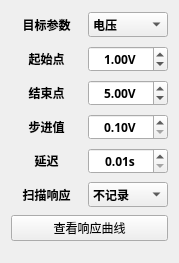
                      <widget class="QWidget" name="scrollAreaWidgetContents_2">
                       <property name="geometry">
                        <rect>
                         <x>0</x>
                         <y>0</y>
                         <width>179</width>
                         <height>263</height>
                        </rect>
                       </property>
                       <layout class="QVBoxLayout" name="verticalLayout_16">
                        <item>
                         <layout class="QHBoxLayout" name="horizontalLayout_14" stretch="1,2">
                          <property name="spacing">
                           <number>6</number>
                          </property>
                          <item>
                           <widget class="QLabel" name="label_11">
                            <property name="minimumSize">
                             <size>
                              <width>0</width>
                              <height>28</height>
                             </size>
                            </property>
                            <property name="font">
                             <font>
                              <family>Sarasa Fixed SC SemiBold</family>
                              <bold>true</bold>
                             </font>
                            </property>
                            <property name="text">
                             <string>目标参数</string>
                            </property>
                            <property name="alignment">
                             <set>Qt::AlignCenter</set>
                            </property>
                            <property name="margin">
                             <number>6</number>
                            </property>
                           </widget>
                          </item>
                          <item>
                           <widget class="QComboBox" name="comboSweepTarget">
                            <property name="maximumSize">
                             <size>
                              <width>80</width>
                              <height>16777215</height>
                             </size>
                            </property>
                            <property name="font">
                             <font>
                              <family>Sarasa Fixed SC SemiBold</family>
                              <bold>true</bold>
                             </font>
                            </property>
                            <property name="sizeAdjustPolicy">
                             <enum>QComboBox::AdjustToContentsOnFirstShow</enum>
                            </property>
                            <item>
                             <property name="text">
                              <string>电压</string>
                             </property>
                            </item>
                            <item>
                             <property name="text">
                              <string>电流</string>
                             </property>
                            </item>
                           </widget>
                          </item>
                         </layout>
                        </item>
                        <item>
                         <layout class="QHBoxLayout" name="horizontalLayout_15" stretch="1,2">
                          <item>
                           <widget class="QLabel" name="label_15">
                            <property name="minimumSize">
                             <size>
                              <width>0</width>
                              <height>28</height>
                             </size>
                            </property>
                            <property name="font">
                             <font>
                              <family>Sarasa Fixed SC SemiBold</family>
                              <bold>true</bold>
                             </font>
                            </property>
                            <property name="text">
                             <string>起始点</string>
                            </property>
                            <property name="alignment">
                             <set>Qt::AlignCenter</set>
                            </property>
                            <property name="margin">
                             <number>6</number>
                            </property>
                           </widget>
                          </item>
                          <item>
                           <widget class="QDoubleSpinBox" name="spinBoxSweepStart">
                            <property name="maximumSize">
                             <size>
                              <width>80</width>
                              <height>16777215</height>
                             </size>
                            </property>
                            <property name="font">
                             <font>
                              <family>Sarasa Fixed SC SemiBold</family>
                              <bold>true</bold>
                             </font>
                            </property>
                            <property name="alignment">
                             <set>Qt::AlignCenter</set>
                            </property>
                            <property name="suffix">
                             <string>V</string>
                            </property>
                            <property name="decimals">
                             <number>2</number>
                            </property>
                            <property name="minimum">
                             <double>0.000000000000000</double>
                            </property>
                            <property name="maximum">
                             <double>30.000000000000000</double>
                            </property>
                            <property name="singleStep">
                             <double>0.100000000000000</double>
                            </property>
                            <property name="stepType">
                             <enum>QAbstractSpinBox::AdaptiveDecimalStepType</enum>
                            </property>
                            <property name="value">
                             <double>1.000000000000000</double>
                            </property>
                           </widget>
                          </item>
                         </layout>
                        </item>
                        <item>
                         <layout class="QHBoxLayout" name="horizontalLayout_16" stretch="1,2">
                          <item>
                           <widget class="QLabel" name="label_16">
                            <property name="minimumSize">
                             <size>
                              <width>0</width>
                              <height>28</height>
                             </size>
                            </property>
                            <property name="font">
                             <font>
                              <family>Sarasa Fixed SC SemiBold</family>
                              <bold>true</bold>
                             </font>
                            </property>
                            <property name="text">
                             <string>结束点</string>
                            </property>
                            <property name="alignment">
                             <set>Qt::AlignCenter</set>
                            </property>
                            <property name="margin">
                             <number>6</number>
                            </property>
                           </widget>
                          </item>
                          <item>
                           <widget class="QDoubleSpinBox" name="spinBoxSweepStop">
                            <property name="maximumSize">
                             <size>
                              <width>80</width>
                              <height>16777215</height>
                             </size>
                            </property>
                            <property name="font">
                             <font>
                              <family>Sarasa Fixed SC SemiBold</family>
                              <bold>true</bold>
                             </font>
                            </property>
                            <property name="alignment">
                             <set>Qt::AlignCenter</set>
                            </property>
                            <property name="suffix">
                             <string>V</string>
                            </property>
                            <property name="decimals">
                             <number>2</number>
                            </property>
                            <property name="minimum">
                             <double>0.000000000000000</double>
                            </property>
                            <property name="maximum">
                             <double>30.000000000000000</double>
                            </property>
                            <property name="singleStep">
                             <double>0.100000000000000</double>
                            </property>
                            <property name="stepType">
                             <enum>QAbstractSpinBox::AdaptiveDecimalStepType</enum>
                            </property>
                            <property name="value">
                             <double>5.000000000000000</double>
                            </property>
                           </widget>
                          </item>
                         </layout>
                        </item>
                        <item>
                         <layout class="QHBoxLayout" name="horizontalLayout_17" stretch="1,2">
                          <item>
                           <widget class="QLabel" name="label_17">
                            <property name="minimumSize">
                             <size>
                              <width>0</width>
                              <height>28</height>
                             </size>
                            </property>
                            <property name="font">
                             <font>
                              <family>Sarasa Fixed SC SemiBold</family>
                              <bold>true</bold>
                             </font>
                            </property>
                            <property name="text">
                             <string>步进值</string>
                            </property>
                            <property name="alignment">
                             <set>Qt::AlignCenter</set>
                            </property>
                            <property name="margin">
                             <number>6</number>
                            </property>
                           </widget>
                          </item>
                          <item>
                           <widget class="QDoubleSpinBox" name="spinBoxSweepStep">
                            <property name="maximumSize">
                             <size>
                              <width>80</width>
                              <height>16777215</height>
                             </size>
                            </property>
                            <property name="font">
                             <font>
                              <family>Sarasa Fixed SC SemiBold</family>
                              <bold>true</bold>
                             </font>
                            </property>
                            <property name="alignment">
                             <set>Qt::AlignCenter</set>
                            </property>
                            <property name="suffix">
                             <string>V</string>
                            </property>
                            <property name="decimals">
                             <number>2</number>
                            </property>
                            <property name="minimum">
                             <double>0.100000000000000</double>
                            </property>
                            <property name="maximum">
                             <double>30.000000000000000</double>
                            </property>
                            <property name="singleStep">
                             <double>0.100000000000000</double>
                            </property>
                            <property name="stepType">
                             <enum>QAbstractSpinBox::AdaptiveDecimalStepType</enum>
                            </property>
                            <property name="value">
                             <double>0.100000000000000</double>
                            </property>
                           </widget>
                          </item>
                         </layout>
                        </item>
                        <item>
                         <layout class="QHBoxLayout" name="horizontalLayout_18" stretch="1,2">
                          <item>
                           <widget class="QLabel" name="label_18">
                            <property name="minimumSize">
                             <size>
                              <width>0</width>
                              <height>28</height>
                             </size>
                            </property>
                            <property name="font">
                             <font>
                              <family>Sarasa Fixed SC SemiBold</family>
                              <bold>true</bold>
                             </font>
                            </property>
                            <property name="text">
                             <string>延迟</string>
                            </property>
                            <property name="alignment">
                             <set>Qt::AlignCenter</set>
                            </property>
                            <property name="margin">
                             <number>6</number>
                            </property>
                           </widget>
                          </item>
                          <item>
                           <widget class="QDoubleSpinBox" name="spinBoxSweepDelay">
                            <property name="maximumSize">
                             <size>
                              <width>80</width>
                              <height>16777215</height>
                             </size>
                            </property>
                            <property name="font">
                             <font>
                              <family>Sarasa Fixed SC SemiBold</family>
                              <bold>true</bold>
                             </font>
                            </property>
                            <property name="alignment">
                             <set>Qt::AlignCenter</set>
                            </property>
                            <property name="suffix">
                             <string>s</string>
                            </property>
                            <property name="decimals">
                             <number>2</number>
                            </property>
                            <property name="minimum">
                             <double>0.010000000000000</double>
                            </property>
                            <property name="maximum">
                             <double>999999.000000000000000</double>
                            </property>
                            <property name="singleStep">
                             <double>0.100000000000000</double>
                            </property>
                            <property name="stepType">
                             <enum>QAbstractSpinBox::AdaptiveDecimalStepType</enum>
                            </property>
                           </widget>
                          </item>
                         </layout>
                        </item>
                        <item>
                         <layout class="QHBoxLayout" name="horizontalLayout_41" stretch="1,2">
                          <item>
                           <widget class="QLabel" name="label_26">
                            <property name="minimumSize">
                             <size>
                              <width>0</width>
                              <height>28</height>
                             </size>
                            </property>
                            <property name="font">
                             <font>
                              <family>Sarasa Fixed SC SemiBold</family>
                              <bold>true</bold>
                             </font>
                            </property>
                            <property name="text">
                             <string>扫描响应</string>
                            </property>
                            <property name="alignment">
                             <set>Qt::AlignCenter</set>
                            </property>
                            <property name="margin">
                             <number>6</number>
                            </property>
                           </widget>
                          </item>
                          <item>
                           <widget class="QComboBox" name="comboSweepRecord">
                            <property name="maximumSize">
                             <size>
                              <width>80</width>
                              <height>16777215</height>
                             </size>
                            </property>
                            <property name="font">
                             <font>
                              <family>Sarasa Fixed SC SemiBold</family>
                              <bold>true</bold>
                             </font>
                            </property>
                            <property name="sizeAdjustPolicy">
                             <enum>QComboBox::AdjustToContentsOnFirstShow</enum>
                            </property>
                            <item>
                             <property name="text">
                              <string>不记录</string>
                             </property>
                            </item>
                            <item>
                             <property name="text">
                              <string>电压</string>
                             </property>
                            </item>
                            <item>
                             <property name="text">
                              <string>电流</string>
                             </property>
                            </item>
                            <item>
                             <property name="text">
                              <string>功率</string>
                             </property>
                            </item>
                            <item>
                             <property name="text">
                              <string>阻值</string>
                             </property>
                            </item>
                           </widget>
                          </item>
                         </layout>
                        </item>
                        <item>
                         <widget class="QPushButton" name="btnSweepShowRecord">
                          <property name="enabled">
                           <bool>true</bool>
                          </property>
                          <property name="text">
                           <string>查看响应曲线</string>
                          </property>
                         </widget>
                        </item>
                        <item>
                         <spacer name="verticalSpacer_2">
                          <property name="orientation">
                           <enum>Qt::Vertical</enum>
                          </property>
                          <property name="sizeHint" stdset="0">
                           <size>
                            <width>20</width>
                            <height>36</height>
                           </size>
                          </property>
                         </spacer>
                        </item>
                       </layout>
                      </widget>
